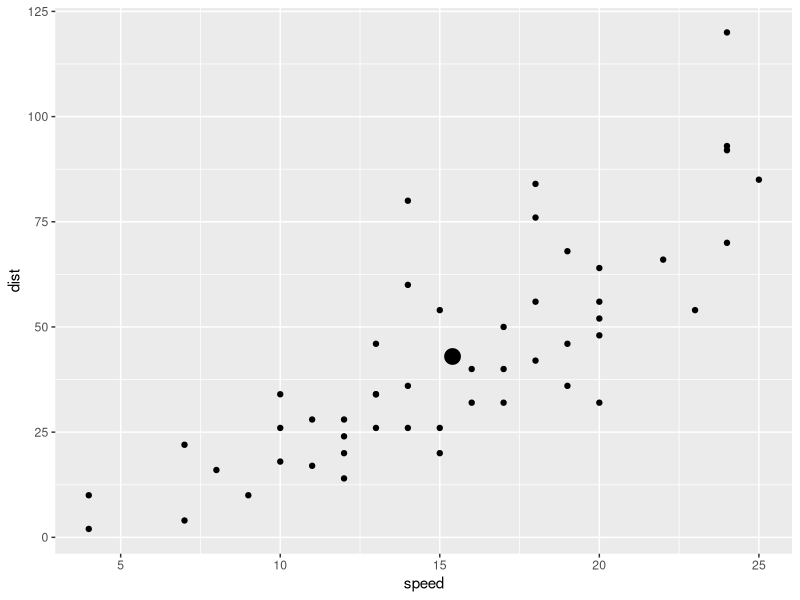

Generate this figure with R:
## ---- chunk 1
knitr::opts_chunk$set(echo = TRUE)
options(tidyverse.quiet = TRUE)
## ---- chunk 2
library(tidyverse)

detrend <- function(data, method = "loess", span = 0.75) {
   if (method == "loess") {
      data$y <- resid(loess(y ~ x, span = span, data = data))
   } else {
      data$y <- resid(lm(y ~ x, data = data))
   }
   as.data.frame(data)
   }

compute_group_generic = function(data, scales, fun = detrend, fun.args = NULL) {
  
     # Change default arguments of the function to the 
     # values in fun.args
     args <- formals(fun)
     
     for (i in seq_along(fun.args)) {
        if (names(fun.args[i]) %in% names(fun.args)) {
           args[[names(fun.args[i])]] <- fun.args[[i]]
        } 
     }
     
     formals(fun) <- args
     
     # Apply function to data
     fun(data)
}



args <- formals(detrend)
fun.args = NULL
     
     for (i in seq_along(fun.args)) {
        if (names(fun.args[i]) %in% names(fun.args)) {
           args[[names(fun.args[i])]] <- fun.args[[i]]
        } 
     }
     

args



cars |>
  select(x = speed, y = dist) ->
cars_prep ; head(cars_prep)

cars_prep |>
  compute_group_generic(fun = detrend) |> 
  head()

cars_prep |>
  detrend(span = .5) |> 
  head()


## ---- chunk 3
# stat function used in ggplot
stat_rasa <- function(mapping = NULL, data = NULL,
                      geom = "point", 
                      position = "identity",
                      fun = NULL,
                      ...,
                      show.legend = NA,
                      inherit.aes = TRUE) {
   # Check arguments 
   if (!is.function(fun)) stop("fun must be a function")
   
   # Pass dotted arguments to a list
   fun.args <- match.call(expand.dots = FALSE)$`...`
   
   ggplot2::layer(
      data = data,
      mapping = mapping,
      stat = StatRasa,
      geom = geom,
      position = position,
      show.legend = show.legend,
      inherit.aes = inherit.aes,
      check.aes = FALSE,
      check.param = FALSE,
      params = list(
         fun = fun, 
         fun.args = fun.args,
         na.rm = FALSE,
         ...
      )
   )
}
## ---- chunk 4
compute_means <- function(data, scales){
   
   data |>
      summarise(x = mean(x),
                y = mean(y))
   
}

StatMeans <- ggproto("StatMeans",
                     Stat,
                     compute_group = compute_means)

ggplot(cars) + 
   aes(speed, dist) + 
   geom_point() + 
   layer("point", "means", position = "identity",
         params = list(size = 5))


geom_point_xy_means <- function(mapping = NULL, data = NULL,
                           position = "identity", na.rm = FALSE,
                           show.legend = NA,
                           inherit.aes = TRUE, ...) {
  ggplot2::layer(
    geom = ggplot2::GeomPoint,   # inherit other behavior
    stat = StatMeans,        # proto object from step 2
    data = data, 
    mapping = mapping,
    position = position, 
    show.legend = show.legend, 
    inherit.aes = inherit.aes,
    params = list(na.rm = na.rm, ...)
  )
}
